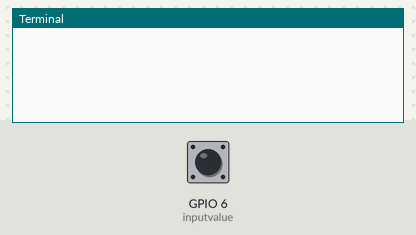
The program below on a simulated Raspberry Pi (BCM pin numbers). On the bench: the last lines printed to the terminal. The test bench sets the inputs (shaded band); at power-on: GPIO 6 (inputvalue) LOW.

Above: at 1.2 s.
1.3 s: GPIO 6 (inputvalue) pulled HIGH for 0.15 s
At 1.9 s:
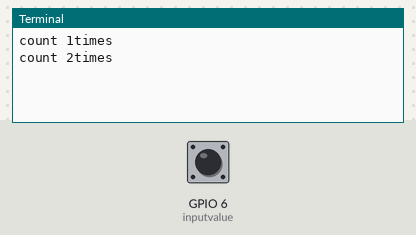
2.9 s: GPIO 6 (inputvalue) pulled HIGH for 1 s
At 5.0 s:
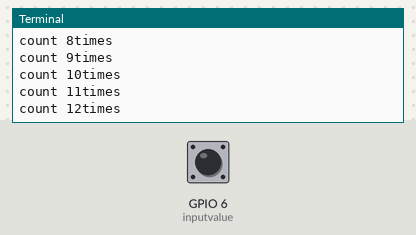
5.4 s: GPIO 6 (inputvalue) pulled HIGH for 0.15 s
At 6.4 s:
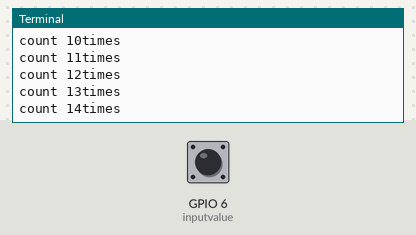
Timing chart, 0 to 8.4 s (numbered marks = the images above; inputs shaded):
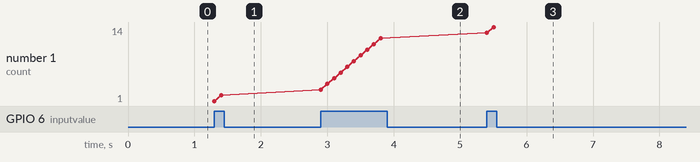

The program:

switch.py
```python
import RPi.GPIO as GPIO
from time import sleep
GPIO.setmode(GPIO.BCM)
GPIO.setup(6,GPIO.IN,pull_up_down=GPIO.PUD_DOWN)
count=0
while True:
    inputvalue=GPIO.input(6)
    if(inputvalue ==True):
        count=count+1
        print("count "+str(count)+"times")
    sleep(0.1)
```

Measured:
- after the input at 1.3 s, the terminal: prints a new line at once (image 1)
- after the input at 2.9 s, the terminal: prints a new line at once (image 2)
- after the input at 5.4 s, the terminal: prints a new line at once (image 3)
- plotted number 1: 2 → 12 after the input at 2.9 s, 12 → 14 after the input at 5.4 s
